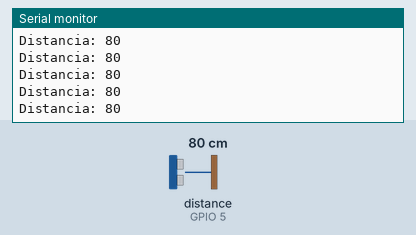
Simulated run of this sketch. Board: ESP32. On the bench: the last lines printed to the serial monitor. Inputs (shaded band) come from the test bench; at power-on: distance to the obstacle (sensor on GPIO 5) 80 cm. The echo pulse lasts 58.3 µs per cm.

Above: at 1.2 s.
1.3 s: distance to the obstacle (sensor on GPIO 5) set to 2 cm
At 1.71 s:
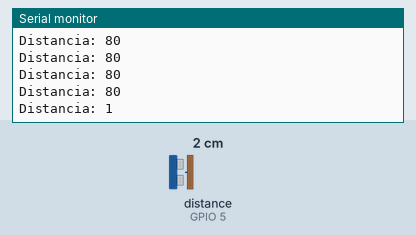
2.8 s: distance to the obstacle (sensor on GPIO 5) set to 4 cm
At 2.97 s:
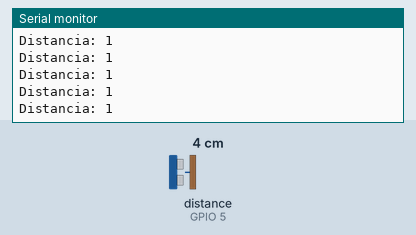
Timing chart, 0 to 5.8 s (numbered marks = the images above; inputs shaded):
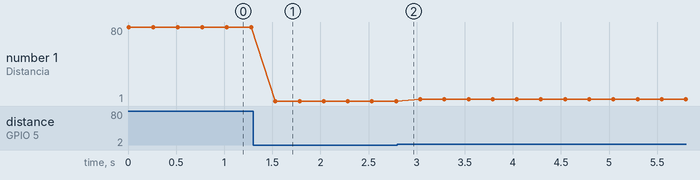

Measured:
- after the input at 1.3 s, the serial monitor: prints a new line after 0.23 s (image 1)
- plotted number 1: 80 → 1 after the input at 1.3 s, 1 → 3 after the input at 2.8 s

The sketch:

Esp32_sensor_re.ino
```cpp
//Carrega a biblioteca do sensor ultrassonico
#include "Ultrasonic.h"
#include "HardwareSerial.h"

#define INTERVALO_LEITURA 250 //(ms)

//conexão dos pinos para o sensor ultrasonico
#define PIN_TRIGGER   4
#define PIN_ECHO      5

HardwareSerial UART(0);

//variável responsável
unsigned int distancia = 0;

//Inicializa o sensor nos pinos definidos acima
Ultrasonic ultrasonic(PIN_TRIGGER, PIN_ECHO); //out, in

void setup(){
    UART.begin(115200);
    UART.println("Setup...");
}

void loop(){
    verificarDistancia();
    delay(INTERVALO_LEITURA);
}

void verificarDistancia(){
    //recupera a distância atual lida pelo sensor
    distancia = getDistance();
    UART.print("Distancia: ");
    UART.println(distancia);
}

int getDistance(){
    //faz a leitura das informacoes do sensor (em cm)
    int distanciaCM;
    long microsec = ultrasonic.timing();
    distanciaCM = ultrasonic.convert(microsec, Ultrasonic::CM);

    //return distanciaCM;
    return distanciaCM;
}
/*
Exemplo tirado de: https://www.fernandok.com/2017/12/sensor-ultrassonico-com-esp32.html

*/
```
